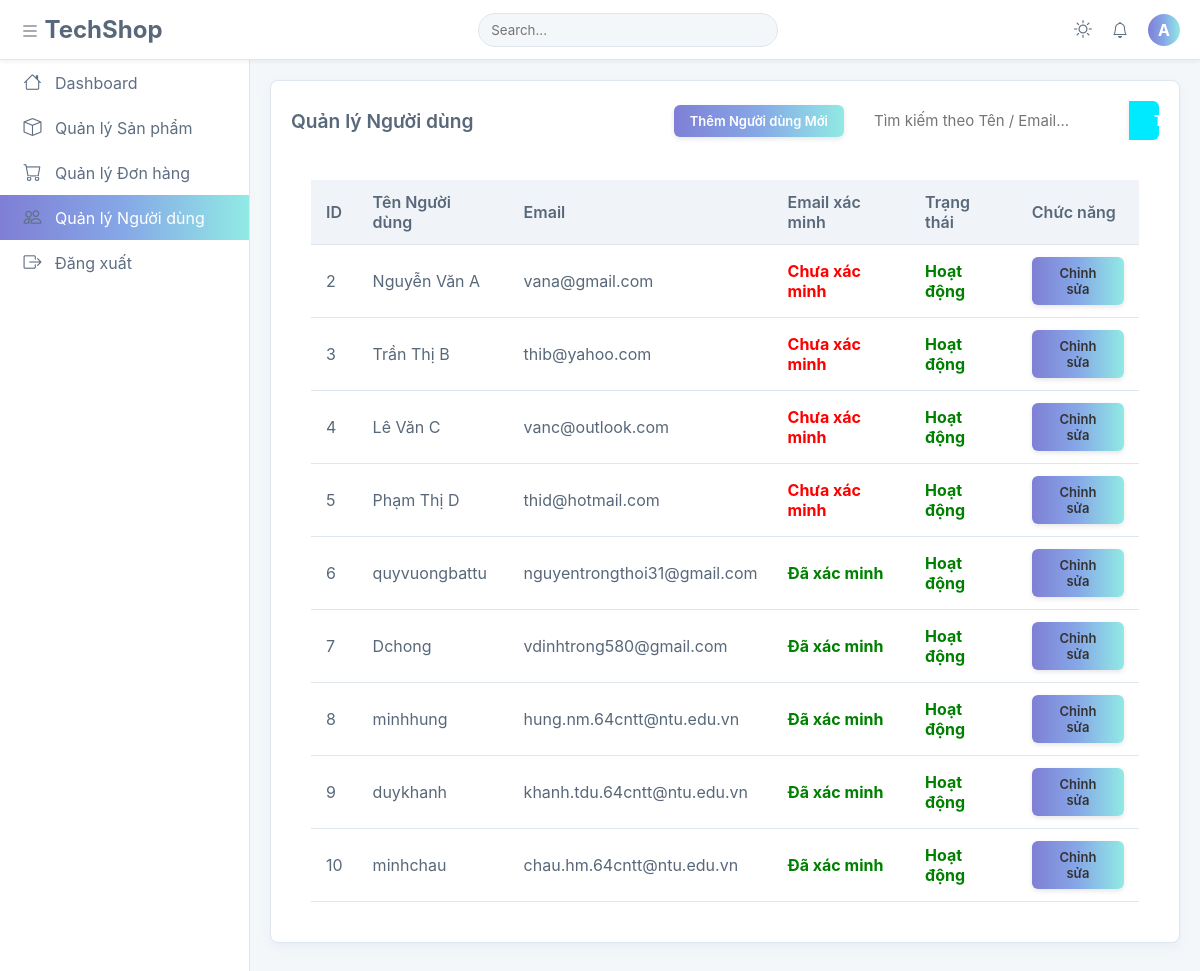
/public/admin/users.php (signed in), run on the app's committed database.
### tables this page shows
CREATE TABLE `nguoi_dung` (
  `id` int(11) NOT NULL AUTO_INCREMENT,
  `ho_ten` varchar(100) NOT NULL,
  `email` varchar(150) NOT NULL,
  `mat_khau` varchar(255) NOT NULL,
  `vai_tro` enum('khach','admin') NOT NULL DEFAULT 'khach',
  `email_verified` tinyint(1) DEFAULT 0 COMMENT '0: Chưa xác minh, 1: Đã xác minh',
  `email_verified_at` datetime DEFAULT NULL,
  `otp` varchar(6) DEFAULT NULL,
  `otp_expires_at` datetime DEFAULT NULL,
  `reset_token` varchar(64) DEFAULT NULL,
  `reset_expires_at` datetime DEFAULT NULL,
  `reset_otp` varchar(6) DEFAULT NULL,
  `reset_otp_expires` datetime DEFAULT NULL,
  `trang_thai` tinyint(1) NOT NULL DEFAULT 1 COMMENT '1: Hoạt động, 0: Bị khóa',
  `ngay_tao` datetime NOT NULL DEFAULT current_timestamp(),
  PRIMARY KEY (`id`),
  UNIQUE KEY `email` (`email`),
  UNIQUE KEY `email_2` (`email`)
);

### app/config/env.php (called while the page is built)
<?php
function env($key, $default = null) {
    static $data;
    if (!$data) {
        $data = [];
        $path = __DIR__ . '/.env';
        if (file_exists($path)) {
            $lines = file($path, FILE_IGNORE_NEW_LINES | FILE_SKIP_EMPTY_LINES);
            foreach ($lines as $line) {
                [$k, $v] = explode('=', $line, 2);
                $data[$k] = $v;
            }
        }
    }
    return $data[$key] ?? $default;
}

### app/config/database.php (called while the page is built, shortened)
<?php
require_once __DIR__ . "/env.php";
class Database {
    public $conn;
    public function __construct() {
        $this->conn = new mysqli(
            env("DB_HOST"),
            env("DB_USER"),
            env("DB_PASS"),
            env("DB_NAME")
        );
        $this->conn->set_charset("utf8");
    }
    public function getConnection() {
        return $this->conn;
    }
}

### app/models/UserModel.php (called while the page is built, shortened)
<?php
require_once __DIR__ . '/../config/database.php';
class UserModel {
    private $conn;
    public function __construct() {
        $this->conn = (new Database())->getConnection();
    }
    public function getAllCustomers() {
        $sql = "SELECT * FROM nguoi_dung WHERE vai_tro = 'khach' ORDER BY id ASC";
        return $this->conn->query($sql)->fetch_all(MYSQLI_ASSOC);
    }
}

### public/admin/users.php (the view, shortened to what this page needs)
<?php
require_once __DIR__ . '/../../app/models/UserModel.php';
$keyword = $_GET['keyword'] ?? '';
$model = new UserModel();
if (!empty($keyword)) {
    $users = $model->search($keyword);
} else {
    $users = $model->getAllCustomers();
}
?>
<!DOCTYPE html>
<html lang="vi">
<head>
    <link rel="stylesheet" href="../assets/css/cssAdmin/admin_style.css">
    <link rel="stylesheet" href="https://cdn.jsdelivr.net/npm/bootstrap-icons@1.11.1/font/bootstrap-icons.css">
</head>
<body>
<div class="app-wrapper">
    <?php
        include __DIR__ . '/../includes/Admin/layout_sidebar.php';
    ?>
    <main class="main-content">
        <div class="card">
            <div class="card-header">
                <h5 class="card-title">Quản lý Người dùng</h5>
                <div class="table-actions">
                    <a href="/TechShop/public/admin/add_users.php" class="btn btn-primary">Thêm Người dùng Mới</a>
                    <form method="GET" class="search-box" action="/TechShop/admin/users">
                        <input type="text" name="keyword"
                               placeholder="Tìm kiếm theo Tên / Email..."
                               value="<?= htmlspecialchars($keyword) ?>">
                        <button type="submit" class="btn btn-search">Tìm</button>
                    </form>
                </div>
            </div>
            <div class="card-body">
                <div class="user-table-container">
                    <table class="data-table">
                        <thead>
                            <tr>
                                <th>ID</th>
                                <th>Tên Người dùng</th>
                                <th>Email</th>
                                <th>Email xác minh</th>
                                <th>Trạng thái</th>
                                <th>Chức năng</th>
                            </tr>
                        </thead>
                        <tbody>
                            <?php if (!empty($users)): ?>
                                <?php foreach ($users as $u): ?>
                                    <tr>
                                        <td><?= htmlspecialchars($u['id']) ?></td>
                                        <td><?= htmlspecialchars($u['ho_ten']) ?></td>
                                        <td><?= htmlspecialchars($u['email']) ?></td>
                                        <td>
                                            <?php if ($u['email_verified']): ?>
                                                <span style="color: green; font-weight: bold;">Đã xác minh</span>
                                            <?php else: ?>
                                                <span style="color: red; font-weight: bold;">Chưa xác minh</span>
                                            <?php endif; ?>
                                        </td>
                                        <td>
                                            <?= $u['trang_thai']
                                                ? '<span class="status-active">Hoạt động</span>'
                                                : '<span class="status-inactive">Khóa</span>' ?>
                                        </td>
                                        <td>
                                            <a href="/TechShop/public/admin/edit_user.php?id=<?= $u['id'] ?>" class="btn btn-edit">Chỉnh sửa</a>
                                        </td>
                                    </tr>
                                <?php endforeach; ?>
                            <?php else: ?>
                                <tr>
                                    <td colspan="6" style="text-align:center; padding:20px;">Không tìm thấy người dùng nào.</td>
                                </tr>
                            <?php endif; ?>
                        </tbody>
                    </table>
                </div>
            </div>
        </div>
    </main>
</div>
</body>
</html>

### public/admin/users.php (style rules this page uses)
.status-active { color: green; font-weight: bold; }

### data on the page
nguoi_dung: id "2", ho_ten "Nguyễn Văn A", email "vana@gmail.com", email_verified "Chưa xác minh", trang_thai "Hoạt động"
nguoi_dung: id "3", ho_ten "Trần Thị B", email "thib@yahoo.com", email_verified "Chưa xác minh", trang_thai "Hoạt động"
nguoi_dung: id "4", ho_ten "Lê Văn C", email "vanc@outlook.com", email_verified "Chưa xác minh", trang_thai "Hoạt động"
nguoi_dung: id "5", ho_ten "Phạm Thị D", email "thid@hotmail.com", email_verified "Chưa xác minh", trang_thai "Hoạt động"
nguoi_dung: id "6", ho_ten "quyvuongbattu", email "nguyentrongthoi31@gmail.com", email_verified "Đã xác minh", trang_thai "Hoạt động"
nguoi_dung: id "7", ho_ten "Dchong", email "vdinhtrong580@gmail.com", email_verified "Đã xác minh", trang_thai "Hoạt động"
nguoi_dung: id "8", ho_ten "minhhung", email "hung.nm.64cntt@ntu.edu.vn", email_verified "Đã xác minh", trang_thai "Hoạt động"
nguoi_dung: id "9", ho_ten "duykhanh", email "khanh.tdu.64cntt@ntu.edu.vn", email_verified "Đã xác minh", trang_thai "Hoạt động"
nguoi_dung: id "10", ho_ten "minhchau", email "chau.hm.64cntt@ntu.edu.vn", email_verified "Đã xác minh", trang_thai "Hoạt động"

### other printed values
substr($_SESSION['user']['name'], 0, 1) "A"
